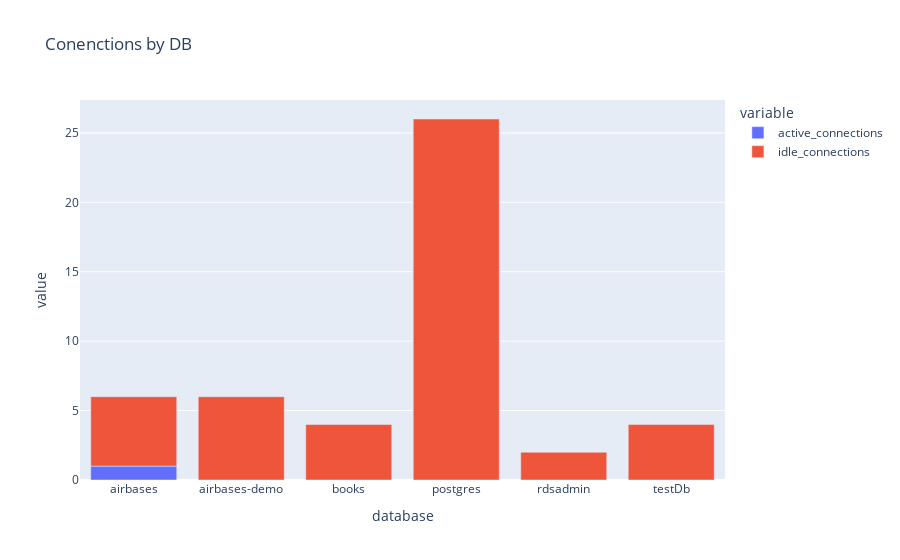

Notebook cell for this chart:
### Markdown cell above
Connections Breakdown by DB

### Code cell
import plotly.express as px

query_ccnnections_metrics = """
SELECT datname as database, 
       COUNT(*) FILTER (WHERE state = 'active') AS active_connections, 
       COUNT(*) FILTER (WHERE state = 'idle') AS idle_connections
FROM pg_stat_activity
WHERE datname IS NOT NULL
GROUP BY datname
ORDER BY datname
"""

df = pd.read_sql_query(query_ccnnections_metrics, connection)

# Create a bar chart using Plotly
fig = px.bar(df, x='database', y=['active_connections', 'idle_connections' ], title='Conenctions by DB')

# Display the chart in Jupyter Notebook
fig.show()

### Figure 1 — Plotly figure (JSON) as saved in the notebook; plotly's stock layout.template omitted (floating-point values rounded to 4 significant figures)
{"data": [{"alignmentgroup": "True", "hovertemplate": "variable=active_connections<br>database=%{x}<br>value=%{y}<extra></extra>", "legendgroup": "active_connections", "marker": {"color": "#636efa", "pattern": {"shape": ""}}, "name": "active_connections", "offsetgroup": "active_connections", "orientation": "v", "showlegend": true, "textposition": "auto", "type": "bar", "x": ["airbases", "airbases-demo", "books", "postgres", "rdsadmin", "testDb"], "xaxis": "x", "y": [1, 0, 0, 0, 0, 0], "yaxis": "y"}, {"alignmentgroup": "True", "hovertemplate": "variable=idle_connections<br>database=%{x}<br>value=%{y}<extra></extra>", "legendgroup": "idle_connections", "marker": {"color": "#EF553B", "pattern": {"shape": ""}}, "name": "idle_connections", "offsetgroup": "idle_connections", "orientation": "v", "showlegend": true, "textposition": "auto", "type": "bar", "x": ["airbases", "airbases-demo", "books", "postgres", "rdsadmin", "testDb"], "xaxis": "x", "y": [5, 6, 4, 26, 2, 4], "yaxis": "y"}], "layout": {"barmode": "relative", "legend": {"title": {"text": "variable"}, "tracegroupgap": 0}, "title": {"text": "Conenctions by DB"}, "xaxis": {"anchor": "y", "domain": [0, 1], "title": {"text": "database"}}, "yaxis": {"anchor": "x", "domain": [0, 1], "title": {"text": "value"}}}}
